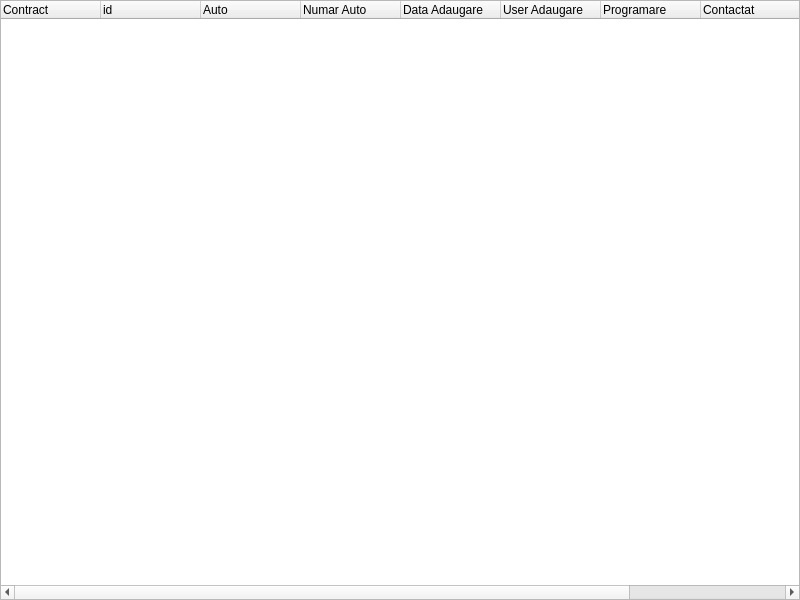
<?xml version="1.0" encoding="UTF-8"?>
<ui version="4.0">
 <class>MainMdi</class>
 <widget class="QWidget" name="MainMdi">
  <property name="geometry">
   <rect>
    <x>0</x>
    <y>0</y>
    <width>800</width>
    <height>600</height>
   </rect>
  </property>
  <property name="windowTitle">
   <string>Lista Contracte</string>
  </property>
  <layout class="QVBoxLayout" name="verticalLayout">
   <property name="spacing">
    <number>0</number>
   </property>
   <property name="leftMargin">
    <number>0</number>
   </property>
   <property name="topMargin">
    <number>0</number>
   </property>
   <property name="rightMargin">
    <number>0</number>
   </property>
   <property name="bottomMargin">
    <number>0</number>
   </property>
   <item>
    <widget class="QTreeWidget" name="treeWidget">
     <property name="styleSheet">
      <string notr="true">QTreeView::branch:!adjoins-item {
	background-image: url(:/tree);
     }
</string>
     </property>
     <property name="midLineWidth">
      <number>1</number>
     </property>
     <property name="editTriggers">
      <set>QAbstractItemView::NoEditTriggers</set>
     </property>
     <property name="showDropIndicator" stdset="0">
      <bool>false</bool>
     </property>
     <property name="selectionMode">
      <enum>QAbstractItemView::ExtendedSelection</enum>
     </property>
     <column>
      <property name="text">
       <string>Contract</string>
      </property>
     </column>
     <column>
      <property name="text">
       <string>id</string>
      </property>
     </column>
     <column>
      <property name="text">
       <string>Auto</string>
      </property>
     </column>
     <column>
      <property name="text">
       <string>Numar Auto</string>
      </property>
     </column>
     <column>
      <property name="text">
       <string>Data Adaugare</string>
      </property>
     </column>
     <column>
      <property name="text">
       <string>User Adaugare</string>
      </property>
     </column>
     <column>
      <property name="text">
       <string>Programare</string>
      </property>
     </column>
     <column>
      <property name="text">
       <string>Contactat</string>
      </property>
     </column>
     <column>
      <property name="text">
       <string>Total</string>
      </property>
     </column>
     <column>
      <property name="text">
       <string>Observatii</string>
      </property>
     </column>
    </widget>
   </item>
  </layout>
 </widget>
 <resources/>
 <connections/>
</ui>
